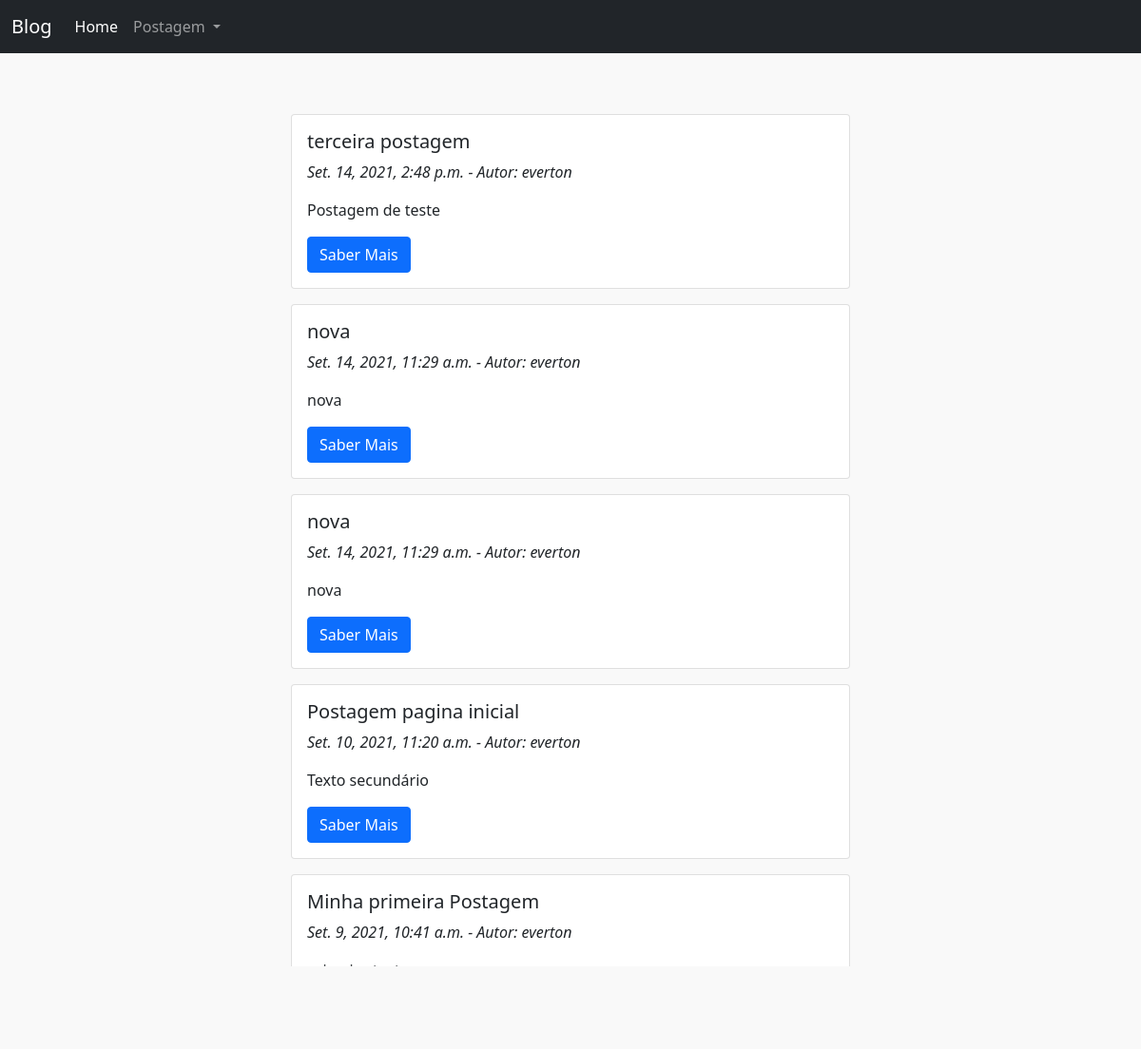
The page / on the database its author committed.
### blog/models.py (models this page shows, shortened)
class Postagem(models.Model):
    titulo = models.CharField(max_length=200)
    texto = models.TextField()
    autor = models.ForeignKey(settings.AUTH_USER_MODEL, on_delete=models.CASCADE)
    data_criacao = models.DateTimeField(default=timezone.now)
    data_publicacao = models.DateTimeField(blank=True, null=True)

### blog/views.py (the view)
# urls.py: path('',views.home,name='home'),
def home(request):
    postagens = Postagem.objects.all().order_by("-data_criacao")
    return render(request,'home.html',{'postagens': postagens})

### blog/templates/home.html
{% extends 'base.html' %}
{%  block content %}
    <div class ="row">
        <div class="col-3"></div>
            <div class="col-12 col-md-6 mt-5">
                {% for postagem in postagens %}
                <div class="card bg-whiter rounded mt-3" >
                    <div class="card-body">
                        <h5 class="card-title">{{postagem.titulo}}</h5>
                        <p><i class = "fa fa-calendar">{{postagem.data_criacao}} - Autor:
                            {{postagem.autor.username}}</i></p>
                        <p class="card-text mt-2">{{postagem.texto}}</p>
                        <a href="{% url 'detalhe_postagem' pk=postagem.pk %}" class="btn btn-primary">Saber Mais </a>
                    </div>
                </div>
                {% endfor %}
            </div>
        <div class="col-3"></div>
    </div>
{%endblock%}

### blog/templates/base.html (shortened to what this page needs)
<!doctype html>
<html lang="en">
  <head>
    <link href="https://cdn.jsdelivr.net/npm/bootstrap@5.1.1/dist/css/bootstrap.min.css" rel="stylesheet">
  </head>
  <body style="background-color: #f9f9f9f9;">
<nav class="navbar navbar-expand-lg navbar-dark bg-dark">
    <div class="container-fluid">
        <a class="navbar-brand" href="#">Blog</a>
        <div class="collapse navbar-collapse" id="navbarSupportedContent">
            <ul class="navbar-nav me-auto mb-2 mb-lg-0">
                <li class="nav-item">
                <a class="nav-link active" aria-current="page" href="/">Home</a>
                </li>
                <li class="nav-item dropdown">
                  <a class="nav-link dropdown-toggle" href="#" id="navbarDropdown" role="button" data-toggle="dropdown" aria-haspopup="true" aria-expanded="false">
                    Postagem
                  </a>
                </li>
            </ul>
        </div>
    </div>
      </nav>
    {% block content %}
    {%endblock%}
  </body>
</html>
  </body>
</html>

### rows shown on the page
Postagem: titulo "terceira postagem", data_criacao "Set. 14, 2021, 2:48 p.m.", autor.username "everton", texto "Postagem de teste"
Postagem: titulo "nova", data_criacao "Set. 14, 2021, 11:29 a.m.", autor.username "everton", texto "nova"
Postagem: titulo "nova", data_criacao "Set. 14, 2021, 11:29 a.m.", autor.username "everton", texto "nova"
Postagem: titulo "Postagem pagina inicial", data_criacao "Set. 10, 2021, 11:20 a.m.", autor.username "everton", texto "Texto secundário"
Postagem: titulo "Minha primeira Postagem", data_criacao "Set. 9, 2021, 10:41 a.m.", autor.username "everton", texto "primeiro texto"
